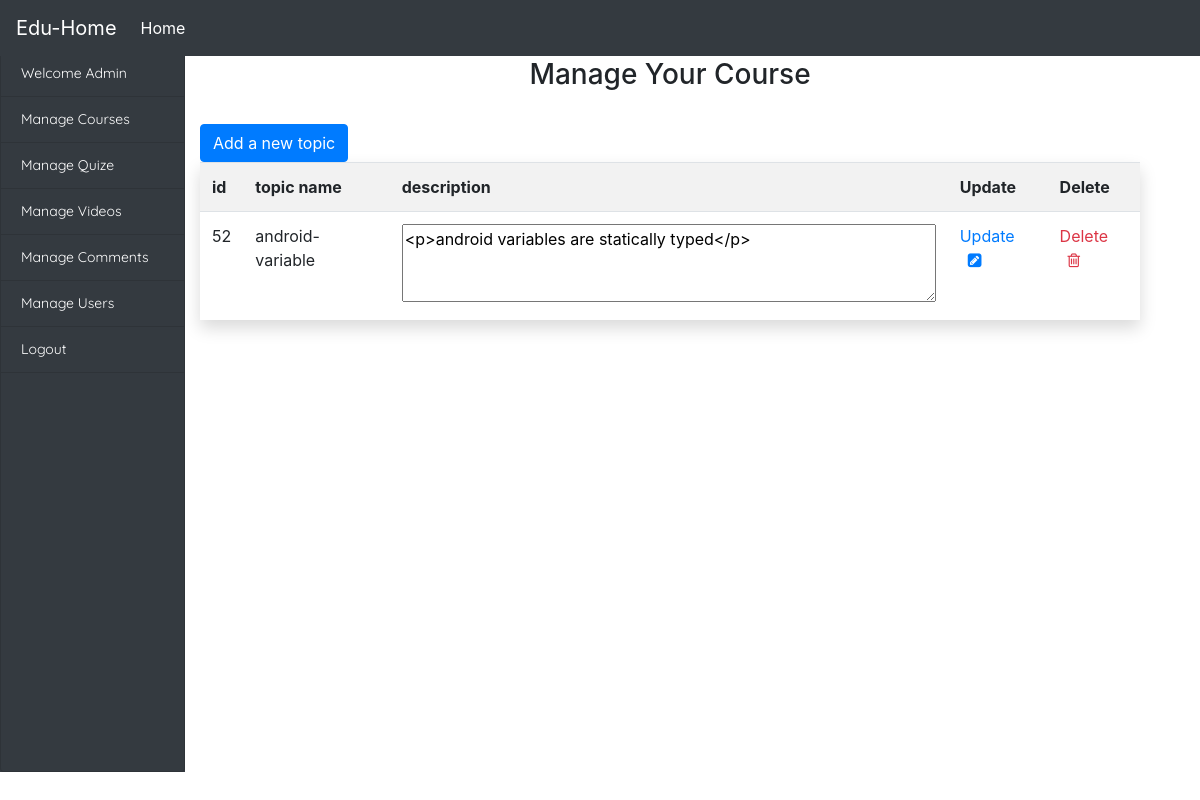
/uniquedeveloper/admin/manage_courses/edit_topics.php?course_name=Android, run on the app's committed database.
### tables this page shows
CREATE TABLE `courses` (
  `id` int(11) NOT NULL,
  `topic_name` varchar(255) NOT NULL,
  `description` text NOT NULL,
  `course_name` varchar(255) NOT NULL
);

### uniquedeveloper/admin/manage_courses/edit_topics.php (the view, shortened to what this page needs)
<!DOCTYPE html>
<html>
<head>
	<link rel="stylesheet" href="https://maxcdn.bootstrapcdn.com/bootstrap/4.0.0/css/bootstrap.min.css">
  <link rel="stylesheet" type="text/css" href="https://stackpath.bootstrapcdn.com/font-awesome/4.7.0/css/font-awesome.min.css">
</head>
<body>
<?php
	 require("../includes/navbar.php");
 ?>
 <div class="container-fluid" style="margin-top: 50px;" >
      <div class="row">
        <div class="col-sm-2 col-md-2 sidebar badge-dark" style="margin:inherit;" id="sidebar" >
         <ul class="list-group text-white sidebar-list">
            <li class="list-group-item  bg-dark "><a href="../admin_main.php">Welcome Admin</a></li>
            <li class="list-group-item bg-dark "><a href="manage_courses.php">Manage Courses</a></li>
            <li class="list-group-item bg-dark"><a href="">Manage Quize</a></li>
            <li class="list-group-item bg-dark"><a href="">Manage Videos</a></li>
            <li class="list-group-item bg-dark"><a href="">Manage Comments</a></li>
            <li class="list-group-item bg-dark"><a href="">Manage Users</a></li>
            <li class="list-group-item bg-dark"><a href="">Logout</a></li>
            <li class="list-group-item bg-dark" style="height: 400px;"></li>
          </ul>
        </div>
  		<div class="col-md-10 ">
       <div class="col-lg-12">
       	<h3 class="text-center mt-2">Manage Your Course</h3><br>
       	<table 	class="table table-striped table-hover shadow">
       		<tr class="font-weight-bold">
       			<th>id</th>
       			<th>topic name</th>
       			<th>description</th>
       			<th>Update</th>
       			<th>Delete</th>
       		</tr>
       		<?php
       		 $con=mysqli_connect('localhost','root');
			mysqli_select_db($con,'uniquedeveloper');
       		$coursename=$_GET['course_name'];
       		$q="select * from courses where course_name='$coursename'";
			$result=mysqli_query($con,$q);
			while ($res=mysqli_fetch_array($result)) {
       		?>
       		<tr class=" ">
       			<td><?php echo $res['id'] ?></td>
       			<td><?php echo $res['topic_name']; ?></td>
       			<td><textarea rows="3" cols="50" class=""><?php echo html_entity_decode($res['description'],ENT_QUOTES); ?></textarea></td>
       			<td><a class=" no-gutters text-primary" href="update_topic.php?course_id=<?php echo $res['id'] ?>" style="text-decoration: none;"	>Update<i class="fa fa-pencil-square ml-2" aria-hidden="true"></i></a></td>
       			<td><a class=" no-gutters text-danger" href="verify/verify_delete.php?course_id=<?php echo $res['id'] ?>&amp;course_name=<?php echo $res['course_name']; ?>" style="text-decoration: none;">Delete<i class="fa fa-trash-o ml-2" aria-hidden="true"></a></td>
       		</tr>
       	<?php }
       echo '<button class="btn btn-primary" id="btn-add"><a href="add_new_topic.php?course_name='.$coursename.'" class="text-white">Add a new topic</a></button>';
       	?>
       	</table>
       </div>
		</div>
	</div>
	</div>
<body>
</html>

### uniquedeveloper/admin/manage_courses/edit_topics.php (style rules this page uses)
.sidebar-list { margin-right: -15px; font-family: 'Quicksand', sans-serif; font-size: 14px }
.sidebar-list li a { color:white; text-decoration: none; }

### data on the page
courses: id "52", topic_name "android-variable", description "<p>android variables are statically typed</p>"
